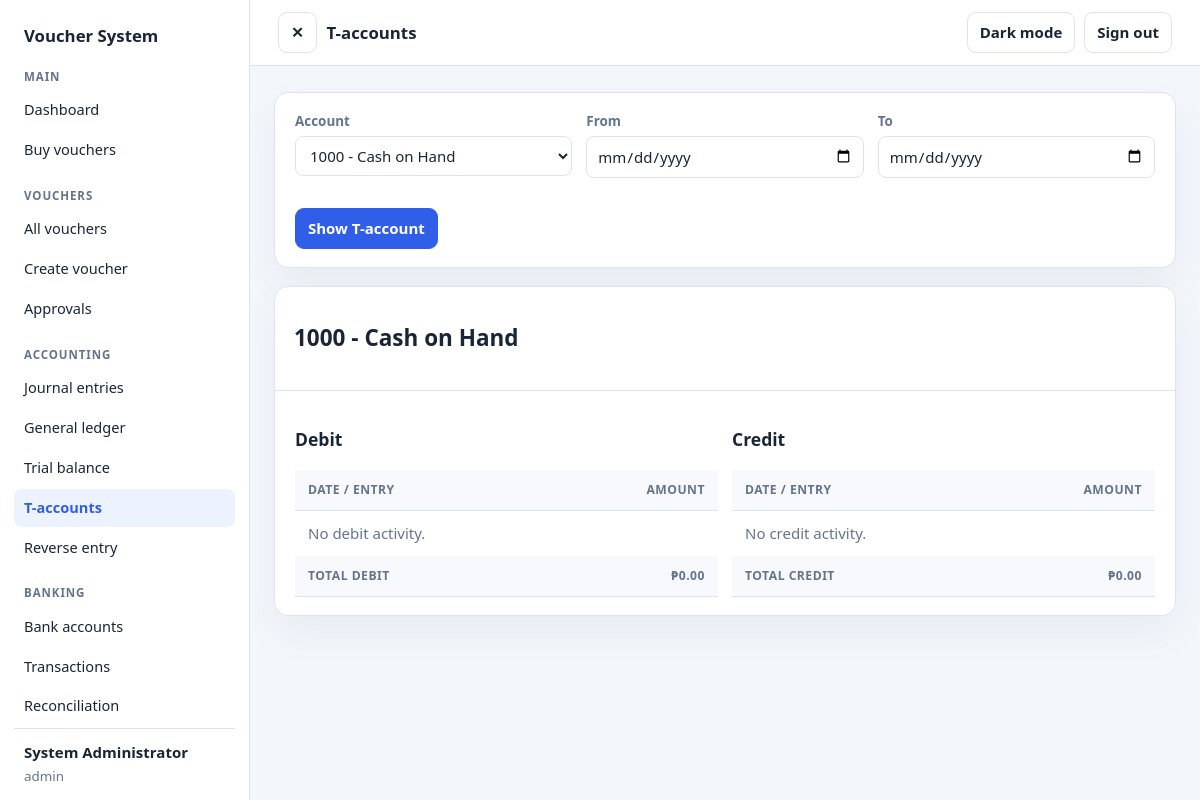
Screenshot of /admin/accounting/t_accounts.php (signed in) with the database file from the repository.
### tables this page shows
CREATE TABLE users (
  id INT UNSIGNED AUTO_INCREMENT PRIMARY KEY,
  role_id INT UNSIGNED NOT NULL,
  username VARCHAR(50) NOT NULL UNIQUE,
  full_name VARCHAR(100) NOT NULL,
  email VARCHAR(120) NULL,
  password_hash VARCHAR(255) NOT NULL,
  is_active TINYINT(1) NOT NULL DEFAULT 1,
  last_login DATETIME NULL,
  created_at TIMESTAMP NOT NULL DEFAULT CURRENT_TIMESTAMP,
  FOREIGN KEY (role_id) REFERENCES roles(id)
);

CREATE TABLE accounts (
  id INT UNSIGNED AUTO_INCREMENT PRIMARY KEY,
  code VARCHAR(20) NOT NULL UNIQUE,
  name VARCHAR(120) NOT NULL,
  type ENUM('asset','liability','equity','revenue','expense') NOT NULL,
  normal_balance ENUM('debit','credit') NOT NULL,
  parent_id INT UNSIGNED NULL,
  is_bank TINYINT(1) NOT NULL DEFAULT 0,
  is_active TINYINT(1) NOT NULL DEFAULT 1,
  created_at TIMESTAMP NOT NULL DEFAULT CURRENT_TIMESTAMP,
  FOREIGN KEY (parent_id) REFERENCES accounts(id) ON DELETE SET NULL
);

CREATE TABLE settings (
  setting_key VARCHAR(60) PRIMARY KEY,
  setting_value TEXT NULL
);

### config/functions.php (called while the page is built, shortened)
<?php
require_once __DIR__ . '/database.php';
function app_base_path(): string
{
    $scriptName = $_SERVER['SCRIPT_NAME'] ?? '';
    $scriptPath = parse_url(str_replace('\\', '/', $scriptName), PHP_URL_PATH);
    $lastSlash = strrpos($scriptPath, '/');
    $directory = $lastSlash === false ? '' : substr($scriptPath, 0, $lastSlash);
    $segments = explode('/', trim($directory, '/'));
    $baseSegments = [];
    return $baseSegments ? '/' . implode('/', $baseSegments) : '';
}
function app_url(string $path = ''): string
{
    $basePath = app_base_path();
    $path = ltrim($path, '/');
    return $basePath . '/' . $path;
}
function e($value): string
{
    return htmlspecialchars((string) $value, ENT_QUOTES | ENT_SUBSTITUTE, 'UTF-8');
}
function app_setting(string $key, $default = null)
{
    static $settings = [];
    if (!array_key_exists($key, $settings)) {
        $statement = db()->prepare(
            'SELECT setting_value FROM settings WHERE setting_key = :setting_key LIMIT 1'
        );
        $statement->execute(['setting_key' => $key]);
        $value = $statement->fetchColumn();
        $settings[$key] = $value === false ? null : $value;
    }
    return $settings[$key] === null ? $default : (string) $settings[$key];
}
function format_currency($amount, ?string $symbol = null): string
{
    $symbol = $symbol ?? app_setting('currency_symbol', '$') ?? '$';
    return e($symbol) . number_format((float) $amount, 2);
}
function cents_to_decimal(int $cents): string
{
    return intdiv($cents, 100) . '.' . str_pad((string) ($cents % 100), 2, '0', STR_PAD_LEFT);
}

### config/database.php (called while the page is built, shortened)
<?php
function db(): PDO
{
    static $connection = null;
    if ($connection instanceof PDO) {
        return $connection;
    }
    $host = (string) app_config_value('DB_HOST', '127.0.0.1');
    $database = (string) app_config_value('DB_NAME', 'voucher_system_app');
    $portValue = app_config_value('DB_PORT');
    $port = $portValue === false || $portValue === null || $portValue === ''
        ? 3306
        : filter_var($portValue, FILTER_VALIDATE_INT, ['options' => ['min_range' => 1, 'max_range' => 65535]]);
    $usernameValue = app_config_value('DB_USER');
    $passwordValue = app_config_value('DB_PASS');
    $username = is_string($usernameValue) ? $usernameValue : '';
    $password = is_string($passwordValue) ? $passwordValue : '';
    if ($username === false || $username === '') {
        if ($host === '127.0.0.1' || $host === 'localhost') {
            $username = 'root';
        } else {
            throw new RuntimeException('The DB_USER environment variable is required for remote database hosts.');
        }
    }
    $dsn = sprintf('mysql:host=%s;port=%d;dbname=%s;charset=utf8mb4', $host, $port, $database);
    $options = [
        PDO::ATTR_ERRMODE => PDO::ERRMODE_EXCEPTION,
        PDO::ATTR_DEFAULT_FETCH_MODE => PDO::FETCH_ASSOC,
        PDO::ATTR_EMULATE_PREPARES => false,
    ];
    $connection = new PDO($dsn, $username, $password === false ? '' : $password, $options);
    return $connection;
}

### services/LedgerService.php (called while the page is built, shortened)
<?php
require_once __DIR__ . '/../config/functions.php';
final class LedgerService
{
    public static function accountLedger(
        PDO $connection,
        int $accountId,
        ?string $fromDate = null,
        ?string $toDate = null
    ): array {
        $accountStatement = $connection->prepare(
            'SELECT id, code, name, type, normal_balance
             FROM accounts WHERE id = :id LIMIT 1'
        );
        $accountStatement->execute(['id' => $accountId]);
        $account = $accountStatement->fetch();
        $openingCents = 0;
        $where = ['jl.account_id = :account_id'];
        $parameters = ['account_id' => $accountId];
        $lineStatement = $connection->prepare(
            'SELECT je.id AS journal_id, je.entry_no, je.entry_date, je.description AS entry_description,
                    jl.description AS line_description, jl.debit, jl.credit
             FROM journal_lines jl
             JOIN journal_entries je ON je.id = jl.journal_id
             WHERE ' . implode(' AND ', $where) . '
             ORDER BY je.entry_date, je.id, jl.id'
        );
        $lineStatement->execute($parameters);
        $lines = $lineStatement->fetchAll();
        $balance = $openingCents;
        return [
            'account' => $account,
            'opening_balance' => $openingCents,
            'closing_balance' => $balance,
            'lines' => $lines,
        ];
    }
}

### admin/accounting/t_accounts.php (the view, shortened to what this page needs)
<?php
require_once __DIR__ . '/../../config/auth.php';
require_once __DIR__ . '/../../services/LedgerService.php';
$connection = db();
$accounts = $connection->query(
    'SELECT id, code, name FROM accounts WHERE is_active = 1 ORDER BY code'
)->fetchAll();
$accountId = app_positive_int_id($_GET['account_id'] ?? null);
if ($accountId === false) {
    $accountId = $accounts ? (int) $accounts[0]['id'] : null;
}
$from = is_string($_GET['from'] ?? null) ? trim($_GET['from']) : '';
$to = is_string($_GET['to'] ?? null) ? trim($_GET['to']) : '';
$ledger = null;
$errors = [];
if ($accountId !== null) {
    try {
        $ledger = LedgerService::accountLedger(
            $connection,
            (int) $accountId,
            $from === '' ? null : $from,
            $to === '' ? null : $to
        );
    } catch (InvalidArgumentException | DomainException $error) {
        $errors[] = $error->getMessage();
    }
}
$debitRows = [];
$creditRows = [];
$debitTotal = 0;
$creditTotal = 0;
require __DIR__ . '/../../includes/header.php';
require __DIR__ . '/../../includes/sidebar.php';
require __DIR__ . '/../../includes/navbar.php';
?>
<section class="app-card app-card-body">
    <form class="app-form" method="get">
        <div><label for="account_id">Account</label><select id="account_id" name="account_id"><?php foreach ($accounts as $account): ?><option value="<?= (int) $account['id'] ?>" <?= (int) $accountId === (int) $account['id'] ? 'selected' : '' ?>><?= e($account['code'] . ' - ' . $account['name']) ?></option><?php endforeach; ?></select></div>
        <div><label for="from">From</label><input id="from" type="date" name="from" value="<?= e($from) ?>"></div>
        <div><label for="to">To</label><input id="to" type="date" name="to" value="<?= e($to) ?>"></div>
        <div class="app-actions"><button class="app-button app-button-primary" type="submit">Show T-account</button></div>
    </form>
</section>
<?php if (!$accounts): ?>
    <div class="app-card app-empty">No accounts are available.</div>
<?php elseif ($ledger): ?>
    <section class="app-card">
        <div class="app-card-header"><h2><?= e($ledger['account']['code'] . ' - ' . $ledger['account']['name']) ?></h2></div>
        <div class="app-grid app-card-body" style="grid-template-columns:repeat(2,minmax(0,1fr))">
            <section>
                <h3>Debit</h3>
                <table class="app-table">
                    <thead><tr><th>Date / entry</th><th class="numeric">Amount</th></tr></thead>
                    <tbody>
                        <?php if (!$debitRows): ?><tr><td class="app-empty" colspan="2">No debit activity.</td></tr><?php endif; ?>
                    </tbody>
                    <tfoot><tr><th>Total debit</th><th class="numeric"><?= format_currency(cents_to_decimal($debitTotal)) ?></th></tr></tfoot>
                </table>
            </section>
            <section>
                <h3>Credit</h3>
                <table class="app-table">
                    <thead><tr><th>Date / entry</th><th class="numeric">Amount</th></tr></thead>
                    <tbody>
                        <?php if (!$creditRows): ?><tr><td class="app-empty" colspan="2">No credit activity.</td></tr><?php endif; ?>
                    </tbody>
                    <tfoot><tr><th>Total credit</th><th class="numeric"><?= format_currency(cents_to_decimal($creditTotal)) ?></th></tr></tfoot>
                </table>
            </section>
        </div>
    </section>
<?php endif; ?>
<?php require __DIR__ . '/../../includes/footer.php'; ?>

### includes/sidebar.php (shortened to what this page needs)
<?php
$sidebarStatement = db()->prepare(
    'SELECT u.full_name, u.username, p.code AS permission_code
     FROM users u
     LEFT JOIN role_permissions rp ON rp.role_id = u.role_id
     LEFT JOIN permissions p ON p.id = rp.permission_id
     WHERE u.id = :user_id AND u.is_active = 1'
);
$sidebarStatement->execute(['user_id' => (int) $_SESSION['user_id']]);
$sidebarRows = $sidebarStatement->fetchAll();
$sidebarUser = $sidebarRows[0];
$sidebarPermissions = [];
foreach ($sidebarRows as $sidebarRow) {
    if ($sidebarRow['permission_code'] !== null) {
        $sidebarPermissions[$sidebarRow['permission_code']] = true;
    }
}
$sidebarCurrentPath = parse_url($_SERVER['REQUEST_URI'] ?? '', PHP_URL_PATH);
?>
<aside class="app-sidebar" aria-label="Primary navigation">
    <a class="app-sidebar-brand" href="<?= e(app_url('admin/dashboard.php')) ?>">Voucher System</a>
    <nav class="app-sidebar-nav">
        <?php foreach ($sidebarSections as $section): ?>
            <?php
            $visibleItems = array_filter($section['items'], static function (array $item) use ($sidebarPermissions): bool {
                return $item['permission'] === null || isset($sidebarPermissions[$item['permission']]);
            });
            ?>
            <?php if ($visibleItems): ?>
                <section class="app-sidebar-section">
                    <h2><?= e($section['title']) ?></h2>
                    <?php foreach ($visibleItems as $item): ?>
                        <?php
                        $itemUrl = app_url($item['path']);
                        $itemPath = parse_url($itemUrl, PHP_URL_PATH);
                        $isCurrent = $sidebarCurrentPath === $itemPath;
                        ?>
                        <a class="app-sidebar-link<?= $isCurrent ? ' is-active' : '' ?>"
                           href="<?= e($itemUrl) ?>"<?= $isCurrent ? ' aria-current="page"' : '' ?>
                           title="<?= e($item['label']) ?>">
                            <?= e($item['label']) ?>
                        </a>
                    <?php endforeach; ?>
                </section>
            <?php endif; ?>
        <?php endforeach; ?>
    </nav>
    <div class="app-sidebar-user">
        <strong><?= e($sidebarUser['full_name']) ?></strong>
        <span><?= e($sidebarUser['username']) ?></span>
    </div>
</aside>

### assets/css/app.css (style rules this page uses)
:root { color-scheme: light; --app-page: #f3f6fb; --app-surface: #fff; --app-surface-muted: #f7f9fc; --app-text: #192536; --app-muted: #64748b; --app-border: #dce4ef; --app-accent: #315ee8; --app-accent-soft: #edf2ff; --app-danger: #a52b24; --app-danger-soft: #fff1f0; --app-shadow: 0 16px 40px #12213a0d; }
* { box-sizing: border-box; }
body { margin: 0; background: var(--app-page); color: var(--app-text); font: 15px/1.5 system-ui, -apple-system, "Segoe UI", sans-serif; }
a { color: var(--app-accent); text-decoration: none; }
button, input, select, textarea { font: inherit; }
.app-sidebar { position: sticky; top: 0; display: flex; flex: 0 0 250px; flex-direction: column; width: 250px; height: 100vh; padding: 18px 14px 14px; border-right: 1px solid var(--app-border); background: var(--app-surface); transition: flex-basis .2s ease, width .2s ease, padding .2s ease; }
.app-sidebar-brand { display: block; padding: 5px 10px 20px; color: var(--app-text); font-size: 1.05rem; font-weight: 800; }
.app-sidebar-nav { flex: 1; overflow-y: auto; }
.app-sidebar-section { margin: 0 0 18px; }
.app-sidebar-section h2 { margin: 0 0 6px; padding: 0 10px; color: var(--app-muted); font-size: .72rem; font-weight: 750; letter-spacing: .08em; text-transform: uppercase; }
.app-sidebar-link { display: block; margin: 2px 0; padding: 8px 10px; border-radius: 8px; color: var(--app-text); font-size: .91rem; }
.app-sidebar-link.is-active { background: var(--app-accent-soft); color: var(--app-accent); font-weight: 700; }
.app-sidebar-user { display: grid; gap: 2px; padding: 12px 10px 0; border-top: 1px solid var(--app-border); overflow-wrap: anywhere; }
.app-sidebar-user span { color: var(--app-muted); font-size: .84rem; }
.app-button { display: inline-flex; min-height: 38px; align-items: center; justify-content: center; padding: 8px 12px; border: 1px solid var(--app-border); border-radius: 9px; background: var(--app-surface); color: var(--app-text); font-weight: 650; cursor: pointer; }
.app-card { margin-bottom: 18px; overflow: hidden; border: 1px solid var(--app-border); border-radius: 14px; background: var(--app-surface); box-shadow: var(--app-shadow); }
.app-card-header { display: flex; align-items: center; justify-content: space-between; gap: 12px; padding: 16px 19px; border-bottom: 1px solid var(--app-border); }
.app-card-body { padding: 18px 20px; }
.app-grid { display: grid; grid-template-columns: repeat(auto-fit, minmax(190px, 1fr)); gap: 14px; }
.app-table { width: 100%; border-collapse: collapse; }
.app-table th, .app-table td { padding: 11px 13px; border-bottom: 1px solid var(--app-border); text-align: left; vertical-align: top; }
.app-table th { background: var(--app-surface-muted); color: var(--app-muted); font-size: .76rem; font-weight: 700; text-transform: uppercase; letter-spacing: .04em; }
.app-table .numeric { text-align: right; white-space: nowrap; font-variant-numeric: tabular-nums; }
.app-table tr:last-child td { border-bottom: 0; }
.app-form { display: grid; grid-template-columns: repeat(auto-fit, minmax(210px, 1fr)); gap: 14px; }
.app-form label { display: block; margin-bottom: 5px; color: var(--app-muted); font-size: .84rem; font-weight: 650; }
.app-form input, .app-form select, .app-form textarea { width: 100%; min-height: 40px; padding: 8px 10px; border: 1px solid var(--app-border); border-radius: 8px; background: var(--app-surface); color: var(--app-text); }
.app-actions { display: flex; flex-wrap: wrap; align-items: center; gap: 9px; margin-top: 16px; }
.app-button-primary { border-color: var(--app-accent); background: var(--app-accent); color: #fff; }
.app-empty { padding: 24px; color: var(--app-muted); text-align: center; }

### rows the page displays
users: full_name "System Administrator", username "admin"
accounts: code+name "1000 - Cash on Hand"
settings: setting_value "₱0.00"

### other values shown
$section['title'] "MAIN"
$item['label'] "Dashboard"
$item['label'] "Buy vouchers"
$section['title'] "VOUCHERS"
$item['label'] "All vouchers"
$item['label'] "Create voucher"
$item['label'] "Approvals"
$section['title'] "ACCOUNTING"
$item['label'] "Journal entries"
$item['label'] "General ledger"
$item['label'] "Trial balance"
$item['label'] "T-accounts"
$item['label'] "Reverse entry"
$section['title'] "BANKING"
$item['label'] "Bank accounts"
